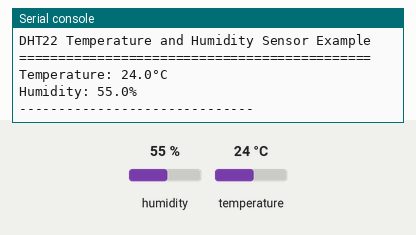
Recording of a program running on a simulated Raspberry Pi Pico running MicroPython. Shown: the last lines printed to the serial console. Inputs (shaded band) come from the test bench; at power-on: humidity 55 %, temperature 24 °C.

Above: at 1.2 s.
1.3 s: humidity set to 22 %
At 3.0 s:
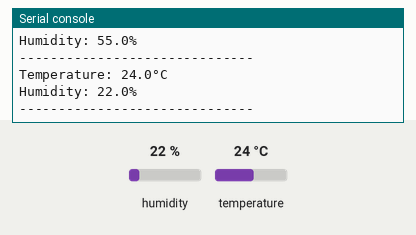
4.0 s: temperature set to 12 °C
At 5.4 s:
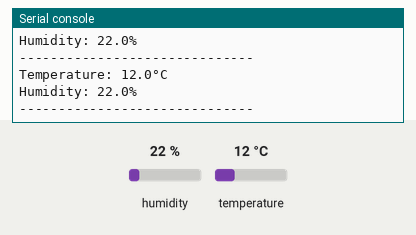
6.7 s: humidity set to 40 %
At 8.9 s:
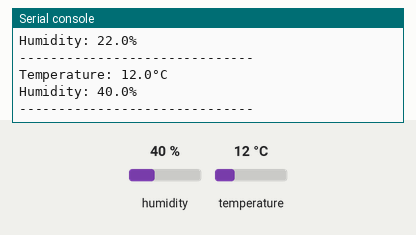
Timing chart, 0 to 10.4 s (numbered marks = the images above; inputs shaded):
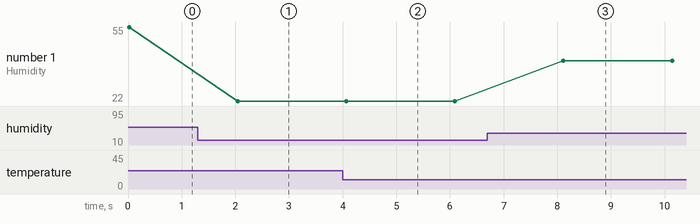

The program:

temperature_with_dht22.py
```python
from machine import Pin
import time
import dht

# Initialize DHT22 sensor on pin 2
sensor = dht.DHT22(Pin(2))

def read_temperature_humidity():
    """Read temperature and humidity from DHT22 sensor"""
    try:
        sensor.measure()
        temperature = sensor.temperature()
        humidity = sensor.humidity()
        return temperature, humidity
    except OSError as e:
        print("Failed to read from DHT22 sensor:", e)
        return None, None

def main():
    print("DHT22 Temperature and Humidity Sensor Example")
    print("=" * 45)

    while True:
        temp, hum = read_temperature_humidity()

        if temp is not None and hum is not None:
            print(f"Temperature: {temp:.1f}°C")
            print(f"Humidity: {hum:.1f}%")
            print("-" * 30)
        else:
            print("Sensor reading failed!")

        time.sleep(2)  # Read every 2 seconds

if __name__ == "__main__":
    main()
```

Measured:
- after the input at 1.3 s, the serial console: prints a new line after 0.75 s (image 1)
- after the input at 4.0 s, the serial console: prints a new line after 0.07 s (image 2)
- after the input at 6.7 s, the serial console: prints a new line after 1.4 s (image 3)
- plotted number 1: 22 → 40 after the input at 6.7 s
